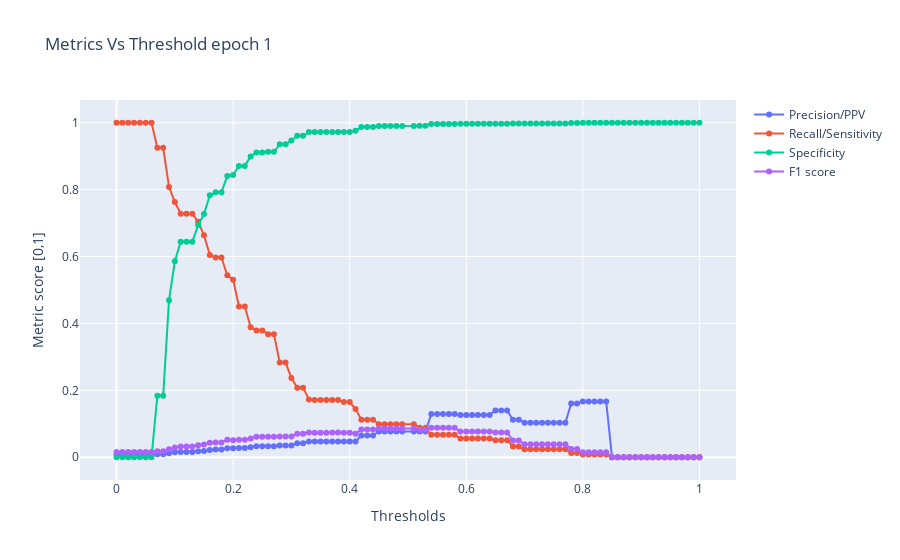

The notebook cell saved with this chart:
### Markdown cell above
## Plot metrics

### Code cell
import plotly.graph_objects as go


for epoch_num in range(1,2):
    
    names = list(epoch_stats["epoch_" + str(epoch_num)][1].keys())
    
    # Create traces
    fig = go.Figure()

    for name in names:
        fig.add_trace(go.Scatter(x=[round(threshold,2) for threshold in thresholds], 
                                 y=[round(val,3) for val in epoch_stats["epoch_" + str(epoch_num)][1][name]],
                                 mode='lines+markers',
                                 name=name))

    # Edit the layout
    fig.update_layout(title='Metrics Vs Threshold epoch ' + str(epoch_num),
                       xaxis_title='Thresholds',
                       yaxis_title='Metric score [0,1]')

    fig.show()
